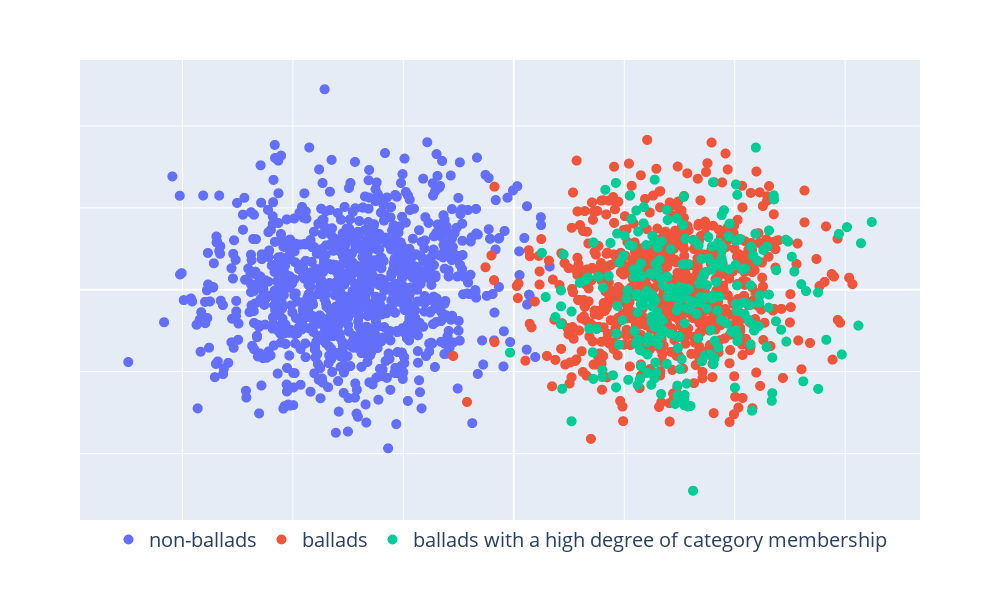

Notebook cell for this chart:
### Code cell
fig = px.scatter(
    df_plot_category,
    x = 'pca_x',
    y = 'pca_y',
    color = 'genre_plot',
    category_orders={'genre_plot': category_order_balladen},
    color_discrete_map=color_discrete_map_balladen
)
fig.update_traces(marker=dict(size=10))
fig.update_layout(
    width=1000, height=600,
    xaxis=dict(showticklabels=False, title=None),
    yaxis=dict(showticklabels=False, title=None),
    legend=dict(title='', title_font_size=20, font=dict(size=20), orientation='h', yanchor='top', y=0, x=.5, xanchor='center')
)
fig.show()
fig.write_image("results/pca_categorymembership.pdf")

### Figure 1 — Plotly figure (JSON) as saved in the notebook; plotly's stock layout.template omitted (floating-point values rounded to 4 significant figures; data arrays with more than 128 entries replaced by an {"elided": "..."} marker saying what was removed)
{"data": [{"hovertemplate": "genre_plot=non-ballads<br>pca_x=%{x}<br>pca_y=%{y}<extra></extra>", "legendgroup": "non-ballads", "marker": {"color": "#636EFA", "size": 10, "symbol": "circle"}, "mode": "markers", "name": "non-ballads", "showlegend": true, "type": "scattergl", "x": {"elided": "1000 float values"}, "xaxis": "x", "y": {"elided": "1000 float values"}, "yaxis": "y"}, {"hovertemplate": "genre_plot=ballads<br>pca_x=%{x}<br>pca_y=%{y}<extra></extra>", "legendgroup": "ballads", "marker": {"color": "#EF553B", "size": 10, "symbol": "circle"}, "mode": "markers", "name": "ballads", "showlegend": true, "type": "scattergl", "x": {"elided": "732 float values"}, "xaxis": "x", "y": {"elided": "732 float values"}, "yaxis": "y"}, {"hovertemplate": "genre_plot=ballads with a high degree of category membership<br>pca_x=%{x}<br>pca_y=%{y}<extra></extra>", "legendgroup": "ballads with a high degree of category membership", "marker": {"color": "#00CC96", "size": 10, "symbol": "circle"}, "mode": "markers", "name": "ballads with a high degree of category membership", "showlegend": true, "type": "scattergl", "x": {"elided": "268 float values"}, "xaxis": "x", "y": {"elided": "268 float values"}, "yaxis": "y"}], "layout": {"height": 600, "legend": {"font": {"size": 20}, "orientation": "h", "title": {"font": {"size": 20}, "text": ""}, "tracegroupgap": 0, "x": 0.5, "xanchor": "center", "y": 0, "yanchor": "top"}, "margin": {"t": 60}, "width": 1000, "xaxis": {"anchor": "y", "domain": [0, 1], "showticklabels": false, "title": {}}, "yaxis": {"anchor": "x", "domain": [0, 1], "showticklabels": false, "title": {}}}}
